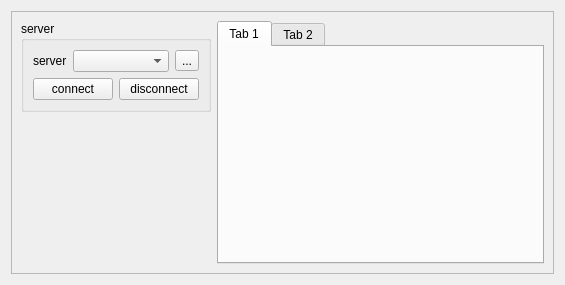
<?xml version="1.0" encoding="UTF-8"?>
<ui version="4.0">
 <class>MODBUS_server</class>
 <widget class="QWidget" name="MODBUS_server">
  <property name="geometry">
   <rect>
    <x>0</x>
    <y>0</y>
    <width>565</width>
    <height>285</height>
   </rect>
  </property>
  <property name="windowTitle">
   <string>Form</string>
  </property>
  <layout class="QVBoxLayout" name="verticalLayout">
   <item>
    <widget class="QFrame" name="frame">
     <property name="frameShape">
      <enum>QFrame::StyledPanel</enum>
     </property>
     <property name="frameShadow">
      <enum>QFrame::Raised</enum>
     </property>
     <layout class="QHBoxLayout" name="horizontalLayout_3">
      <item>
       <layout class="QVBoxLayout" name="verticalLayout_3">
        <item>
         <widget class="QGroupBox" name="groupBox">
          <property name="sizePolicy">
           <sizepolicy hsizetype="Fixed" vsizetype="Preferred">
            <horstretch>0</horstretch>
            <verstretch>0</verstretch>
           </sizepolicy>
          </property>
          <property name="title">
           <string>server</string>
          </property>
          <layout class="QVBoxLayout" name="verticalLayout_2">
           <item>
            <layout class="QHBoxLayout" name="horizontalLayout">
             <item>
              <widget class="QLabel" name="label">
               <property name="sizePolicy">
                <sizepolicy hsizetype="Fixed" vsizetype="Preferred">
                 <horstretch>0</horstretch>
                 <verstretch>0</verstretch>
                </sizepolicy>
               </property>
               <property name="text">
                <string>server</string>
               </property>
              </widget>
             </item>
             <item>
              <widget class="QComboBox" name="cb_port"/>
             </item>
             <item>
              <widget class="QToolButton" name="btn_refresh">
               <property name="text">
                <string>...</string>
               </property>
              </widget>
             </item>
            </layout>
           </item>
           <item>
            <layout class="QHBoxLayout" name="horizontalLayout_2">
             <item>
              <widget class="QPushButton" name="btn_connect">
               <property name="text">
                <string>connect</string>
               </property>
              </widget>
             </item>
             <item>
              <widget class="QPushButton" name="btn_disconnect">
               <property name="text">
                <string>disconnect</string>
               </property>
              </widget>
             </item>
            </layout>
           </item>
          </layout>
         </widget>
        </item>
        <item>
         <spacer name="verticalSpacer">
          <property name="orientation">
           <enum>Qt::Vertical</enum>
          </property>
          <property name="sizeHint" stdset="0">
           <size>
            <width>20</width>
            <height>40</height>
           </size>
          </property>
         </spacer>
        </item>
       </layout>
      </item>
      <item>
       <widget class="QTabWidget" name="tabWidget">
        <widget class="QWidget" name="tab">
         <attribute name="title">
          <string>Tab 1</string>
         </attribute>
        </widget>
        <widget class="QWidget" name="tab_2">
         <attribute name="title">
          <string>Tab 2</string>
         </attribute>
        </widget>
       </widget>
      </item>
     </layout>
    </widget>
   </item>
  </layout>
 </widget>
 <tabstops>
  <tabstop>cb_port</tabstop>
  <tabstop>btn_refresh</tabstop>
 </tabstops>
 <resources/>
 <connections/>
</ui>
